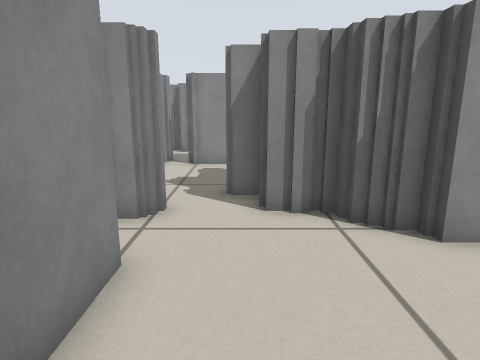
view 1 (above)

20 first-person views from a walk through a Stage world. The camera is 0.57 m above the floor, tilts 12° down and sees 75° across. Floor lines are 1 m apart. The floor is counted in squares, 0.25 m on a side. Each view is taken from the middle of a square. On the plan, view 1 faces up. The plan holds only what a view shows up to about 18 squares ahead; the rest is blank. The place goes on beyond the plan. Robots are left out.

view 2
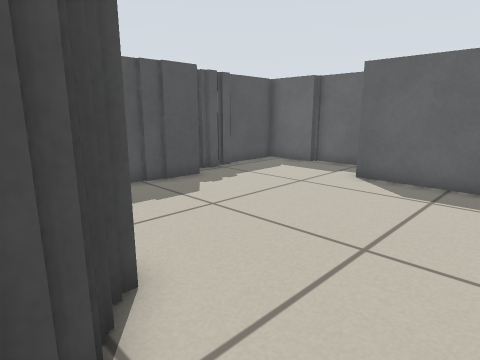

view 3
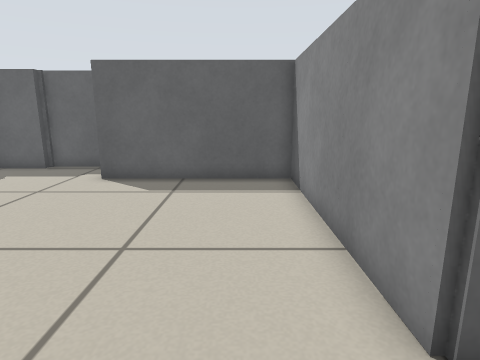

view 4
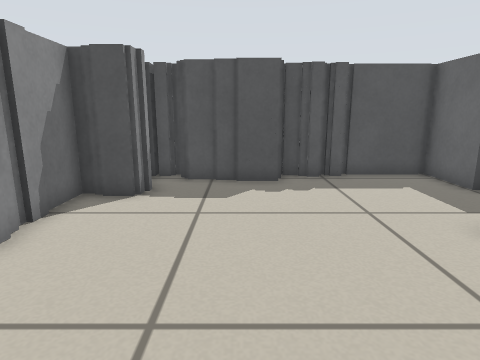

view 5
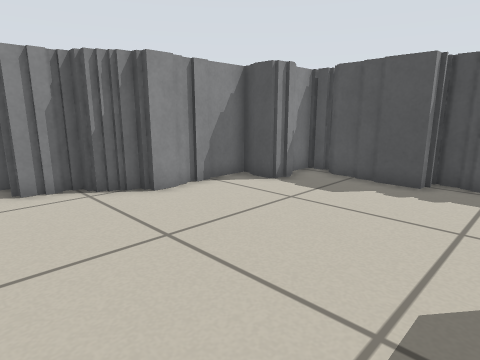

view 6
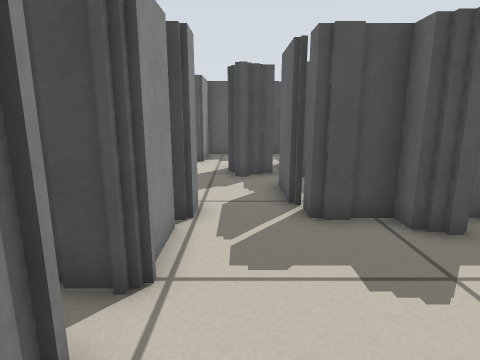

view 7
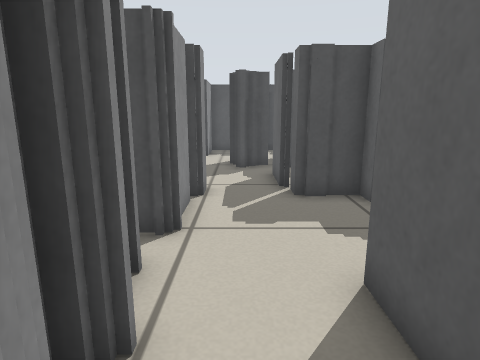

view 8
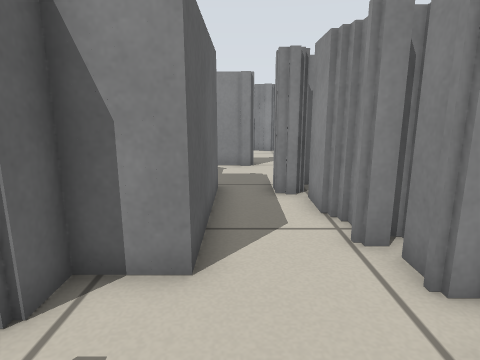

view 9
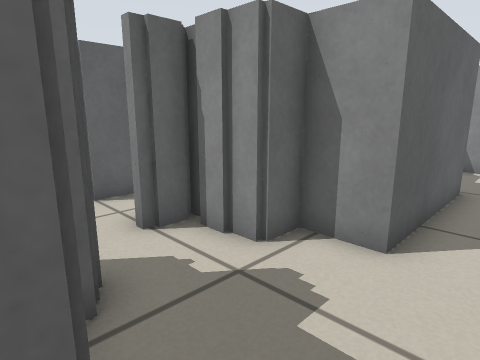

view 10
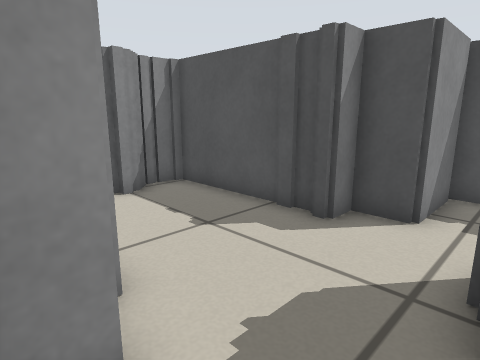

view 11
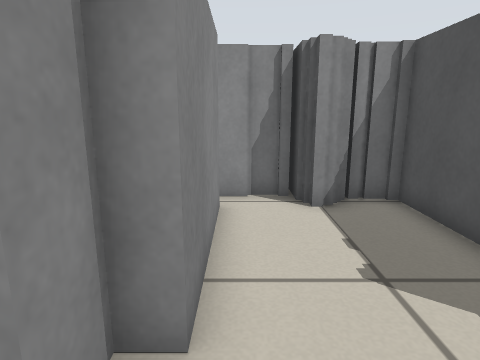

view 12
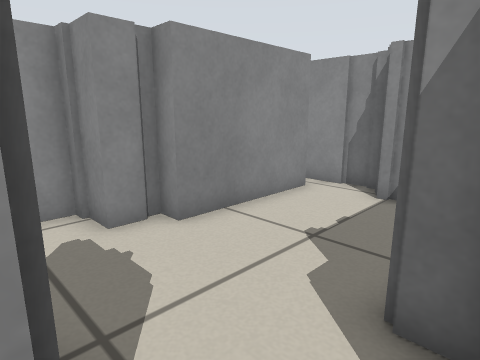

view 13
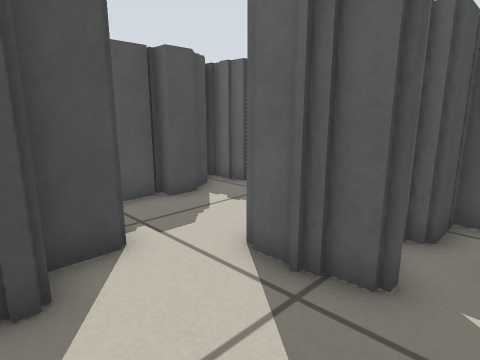

view 14
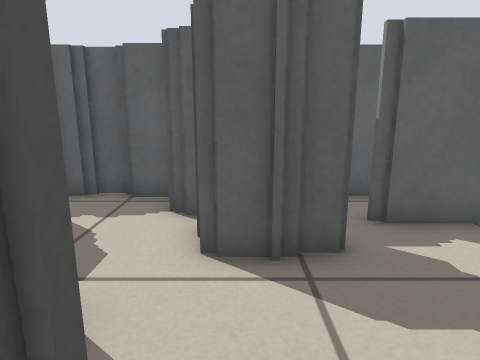

view 15
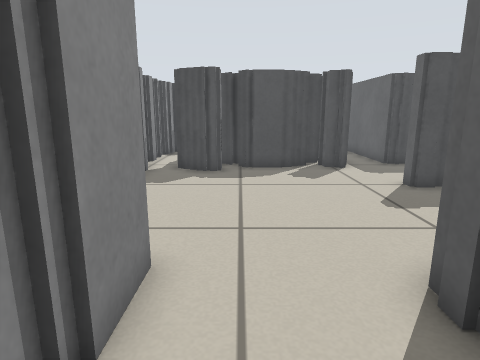

view 16
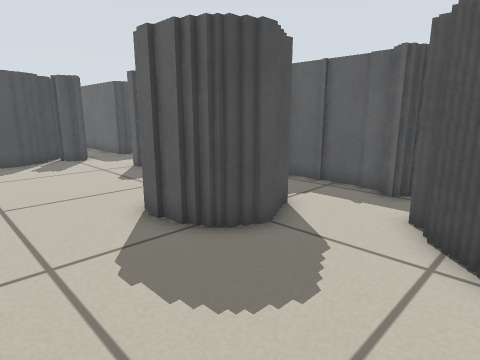

view 17
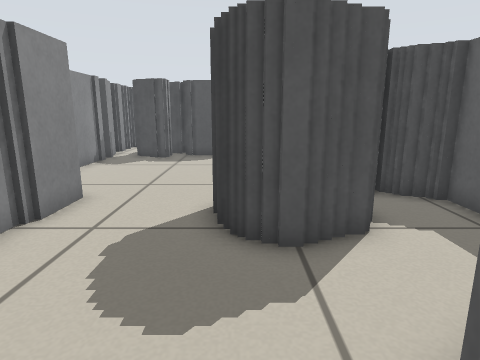

view 18
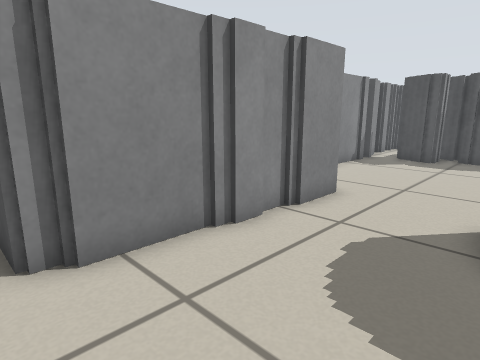

view 19
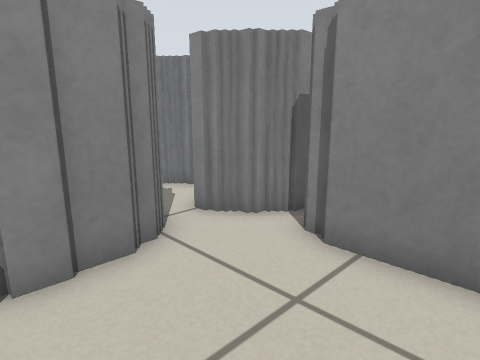

view 20
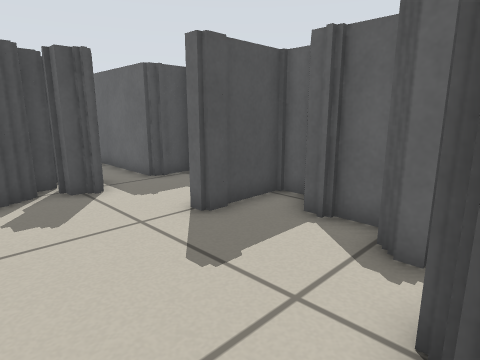

### Floor plan
Key: @ floor where view 1 was taken; # wall or solid block; . floor.
Columns run from 30 left of view 1 to 12 right of it. Each row starts with its distance up from view 1.
 23                                  #####
 22                #####             #..###
 21  ###         ......#             #....#
 20 ##.#######  .......#             #....#
 19 .........##........#             #....#
 18  #.................###           #....#
 17  #.................##            #....#
 16  #.................##            #....##
 15  #.....####.........##  #####  ###.....####
 14    #...## #.........###### .####..........#
 13    ##...#  .........##..............###...#
 12     #...#  ##...#...............###.###...#
 11      ......####.#...#######...##########..#
 10      .#  .##  ###   #     ##..##  ##   # .#
  9       #####    ##          #..######   ####
  8                            ##.##
  7                            ##..###
  6                             .....######
  5                             #.....###.#
  4                            ##.........####
  3                             #...........##
  2                             #...........#
  1                             #...........#
  0                             #.@.........##
 -1                             #............#
 -2                             #............#
 -3                             #............#
 -4                             ########.....#
 -5                                     .....#
 -6                                     ######

Positions as (right, up) in squares from view 1, and headings:
1: (0, 0), facing up
2: (0, 7), facing down-right
3: (0, 7), facing down
4: (-1, 1), facing right
5: (-1, -3), facing up-right
6: (-6, 13), facing right
7: (-8, 13), facing right
8: (0, 12), facing left
9: (1, 13), facing down-left
10: (2, 13), facing up-right
11: (4, 14), facing up
12: (9, 13), facing up-left
13: (4, 17), facing down-right
14: (7, 18), facing down
15: (-24, 18), facing right
16: (-27, 19), facing down-right
17: (-28, 15), facing right
18: (-28, 15), facing up-right
19: (-24, 15), facing up-left
20: (-20, 17), facing down-right
